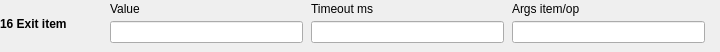
  <widget class="caFrame" name="editActionFrame16">
   <property name="geometry"><rect><x>180</x><y>258</y><width>720</width><height>52</height></rect></property>
   <property name="visibility"><enum>caFrame::Calc</enum></property>
   <property name="visibilityCalc"><string notr="true">A==16</string></property>
   <property name="channel" stdset="0"><string notr="true">$(SEQ_PFX)Edit-Action</string></property>
   <widget class="caLabel" name="editActionName16">
    <property name="geometry"><rect><x>0</x><y>2</y><width>105</width><height>43</height></rect></property>
    <property name="font"><font><bold>true</bold></font></property>
    <property name="wordWrap"><bool>true</bool></property>
    <property name="text"><string>16 Exit item</string></property>
   </widget>
   <widget class="caLabel" name="editPositionLabelA16_0"><property name="geometry"><rect><x>110</x><y>0</y><width>193</width><height>18</height></rect></property><property name="text"><string>Value</string></property></widget>
   <widget class="caTextEntry" name="editPositionA16_0"><property name="geometry"><rect><x>110</x><y>21</y><width>193</width><height>22</height></rect></property><property name="channel" stdset="0"><string notr="true">$(SEQ_PFX)Edit-Position</string></property></widget>
   <widget class="caLabel" name="editTimeoutMsLabelA16_1"><property name="geometry"><rect><x>311</x><y>0</y><width>193</width><height>18</height></rect></property><property name="text"><string>Timeout ms</string></property></widget>
   <widget class="caTextEntry" name="editTimeoutMsA16_1"><property name="geometry"><rect><x>311</x><y>21</y><width>193</width><height>22</height></rect></property><property name="channel" stdset="0"><string notr="true">$(SEQ_PFX)Edit-TimeoutMs</string></property></widget>
   <widget class="caLabel" name="editArgsLabelA16_2"><property name="geometry"><rect><x>512</x><y>0</y><width>193</width><height>18</height></rect></property><property name="text"><string>Args item/op</string></property></widget>
   <widget class="caTextEntry" name="editArgsA16_2"><property name="geometry"><rect><x>512</x><y>21</y><width>193</width><height>22</height></rect></property><property name="channel" stdset="0"><string notr="true">$(SEQ_PFX)Edit-Args</string></property><property name="formatType"><enum>caLineEdit::string</enum></property></widget>
  </widget>
